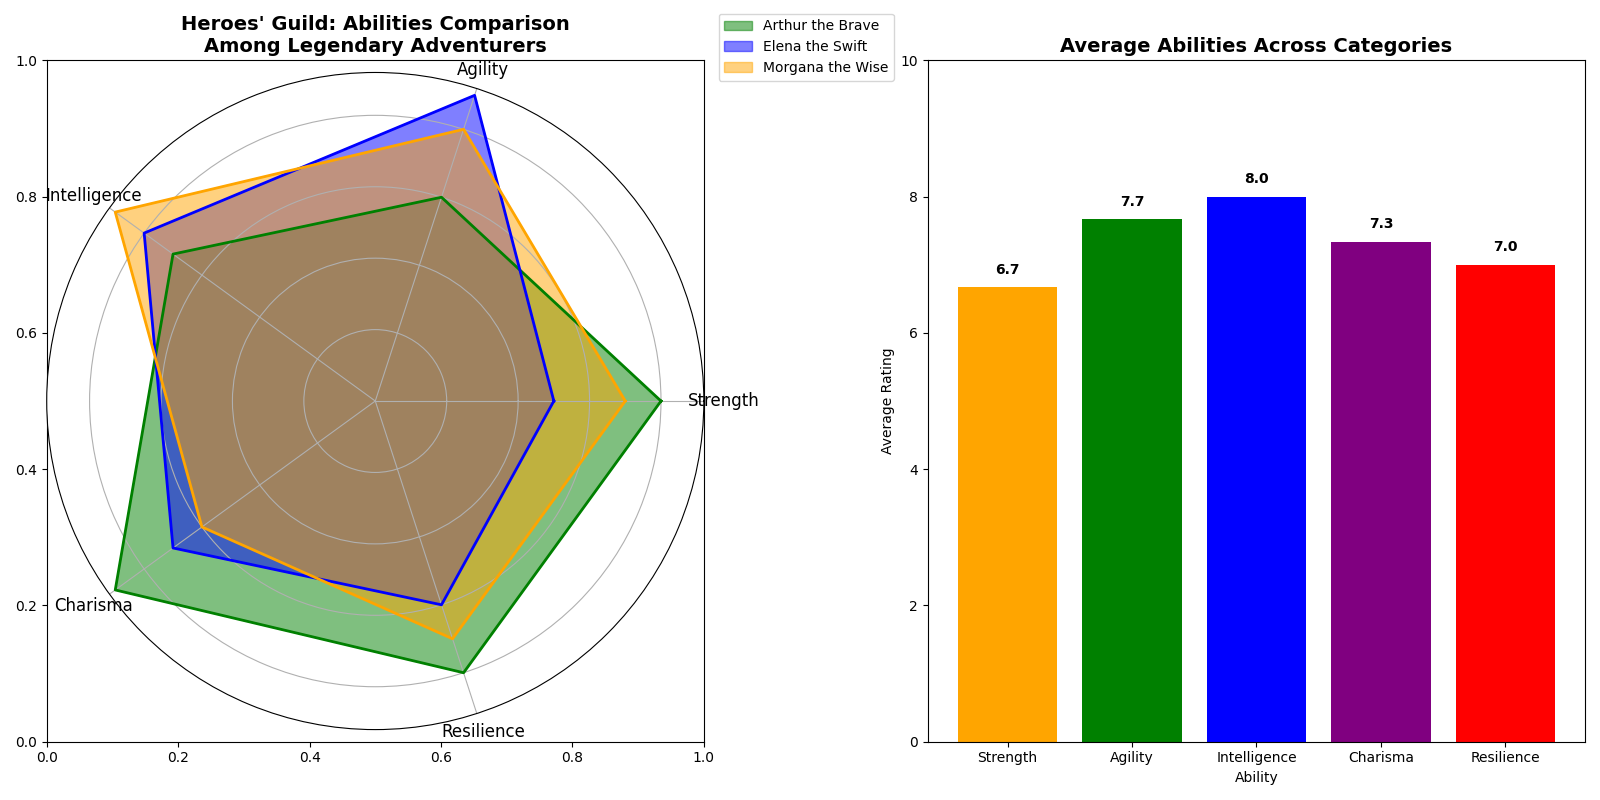

Source code (Python):
import matplotlib.pyplot as plt
import numpy as np

categories = ['Strength', 'Agility', 'Intelligence', 'Charisma', 'Resilience']
num_vars = len(categories)
arthur = [8, 6, 7, 9, 8]
elena = [5, 9, 8, 7, 6]
morgana = [7, 8, 9, 6, 7]

average_abilities = [
    np.mean([arthur[i], elena[i], morgana[i]]) 
    for i in range(num_vars)
]

def create_radar_chart(ax, data, color, label):
    angles = np.linspace(0, 2 * np.pi, num_vars, endpoint=False).tolist()
    data += data[:1]
    angles += angles[:1]

    ax.fill(angles, data, color=color, alpha=0.5, label=label)
    ax.plot(angles, data, color=color, linewidth=2)

fig, (ax1, ax2) = plt.subplots(1, 2, figsize=(16, 8))

ax1.set_title("Heroes' Guild: Abilities Comparison\nAmong Legendary Adventurers", fontsize=14, fontweight='bold')
polar_ax = fig.add_subplot(121, polar=True)
create_radar_chart(polar_ax, arthur, 'g', 'Arthur the Brave')
create_radar_chart(polar_ax, elena, 'b', 'Elena the Swift')
create_radar_chart(polar_ax, morgana, 'orange', 'Morgana the Wise')

polar_ax.set_yticklabels([])
polar_ax.set_xticks(np.linspace(0, 2 * np.pi, num_vars, endpoint=False))
polar_ax.set_xticklabels(categories, fontsize=12)
polar_ax.legend(loc='upper right', bbox_to_anchor=(1.3, 1.1))

ax2.bar(categories, average_abilities, color=['orange', 'g', 'b', 'purple', 'r'])
ax2.set_ylim(0, 10)
ax2.set_title('Average Abilities Across Categories', fontsize=14, fontweight='bold')
ax2.set_ylabel('Average Rating')
ax2.set_xlabel('Ability')
for i, score in enumerate(average_abilities):
    ax2.text(i, score + 0.2, f'{score:.1f}', ha='center', color='black', fontweight='bold')

plt.tight_layout()
plt.show()
